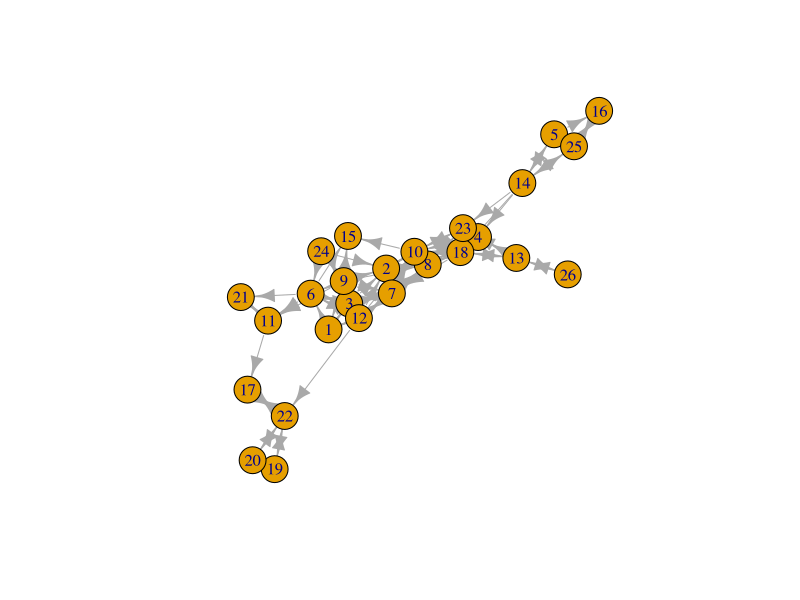
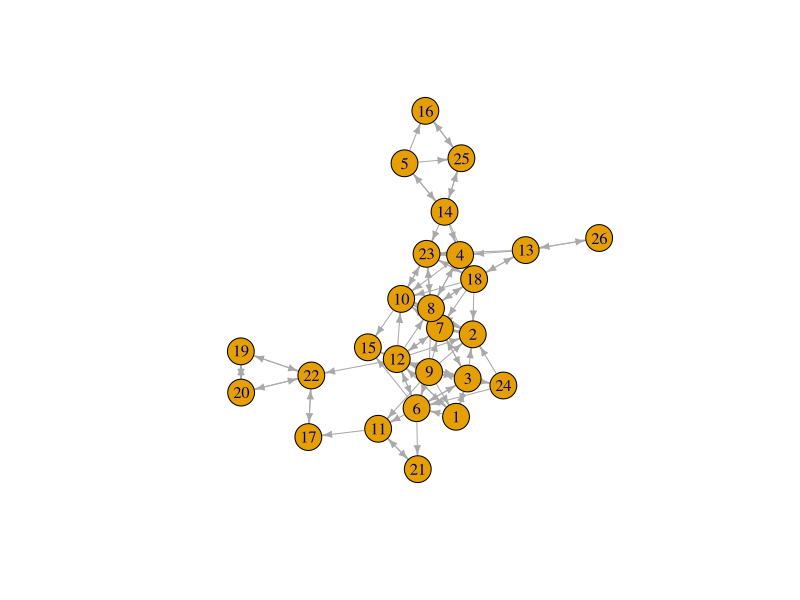

R code for these plots, in order:
## ---- chunk 1
library(haven)
library(tidyverse)
library(igraph)
library(lme4)
library(spdep)
library(spatialreg)
## ---- chunk 2
PupilsWaveV <- read_dta(file = "PupilsWaveV.dta")
## ---- chunk 3
PupilsWaveV$acthomew <- 5-PupilsWaveV$acthomew
PupilsWaveV$sex <- PupilsWaveV$sex-1
PupilsWaveV$sex <- 1-PupilsWaveV$sex
PupilsWaveV$acthomew[PupilsWaveV$acthomew == 9] <- NA
## ---- chunk 4
olsreg <- lm(acthomew ~ sex + age, data=PupilsWaveV)
summary(olsreg)
## ---- chunk 5
ml <- lmer(acthomew ~ sex + age + (1 | schoolnr), PupilsWaveV)
summary(ml)
## ---- chunk 6
class12b <- PupilsWaveV %>% 
  filter(schoolnr == "12b")  # keep only one class
## ---- chunk 7
friendsadjlist <- class12b %>%
  select(namenr, friend1:friend12)
class(friendsadjlist)
## ---- chunk 8
friendsedgelist <- class12b %>% 
  select(namenr, friend1:friend12) %>%   # select only the " best friends"  network
  pivot_longer(c(friend1:friend12)) %>% 
  filter(!is.na(value)) %>% # drop the missings
  rename(from ="namenr", to = "value", sourcevar= "name") %>% #just nice for interpretation
  relocate(to, .after=from) #move around the columns
## ---- chunk 9
friendsnodelist <- class12b %>% 
  select(namenr,sex,age,acthomew) %>% 
  rename(name = "namenr")
## ---- chunk 10
friendsgraph <- graph_from_data_frame(friendsedgelist, vertices = friendsnodelist)
class(friendsgraph)
## ---- chunk 11
plot(friendsgraph)
layout <- layout_with_kk(friendsgraph)
plot(friendsgraph, layout = layout, edge.arrow.size = .5)
## ---- chunk 12
friendsadjmatrix <- as_adjacency_matrix(friendsgraph, sparse = FALSE)
class(friendsadjmatrix)
## ---- chunk 13
friends <- mat2listw(friendsadjmatrix, row.names = NULL, zero.policy =TRUE, style="W")
class(friends)
## ---- chunk 14
moran.test(class12b$acthomew, friends, zero.policy = TRUE)
## ---- chunk 15
olsregnew <- lm(acthomew ~ sex + age, data=friendsnodelist)
summary(olsregnew)
lm.RStests(olsregnew, friends, test=c("LMlag", "LMerr"), zero.policy = TRUE)
## ---- chunk 16
slm <- lagsarlm(acthomew ~ sex + age, data = friendsnodelist, friends, zero.policy = TRUE, Durbin=FALSE)
summary(slm)
## ---- chunk 17
set.seed(123456)
im<-impacts(slm, listw=friends, zstats=TRUE, R=200)
sums<-summary(im,  zstats=T)
data.frame(sums$res)
data.frame(sums$pzmat)
## ---- chunk 18
sem <- errorsarlm(acthomew ~ sex + age, data = friendsnodelist, friends, zero.policy = TRUE, Durbin=FALSE)
summary(sem)
## ---- chunk 19
sac <- sacsarlm(acthomew ~ sex + age, data = friendsnodelist, friends, zero.policy = TRUE, Durbin=FALSE)
summary(sac)
## ---- chunk 20
sdm <- lagsarlm(acthomew ~ sex + age, data = friendsnodelist, friends, zero.policy = TRUE, Durbin=TRUE)
summary(sdm)
## ---- chunk 21
sdem <- errorsarlm(acthomew ~ sex + age, data = friendsnodelist, friends, zero.policy = TRUE, Durbin=TRUE)
summary(sdem)
## ---- chunk 22
gnm <- sacsarlm(acthomew ~ sex + age, data = friendsnodelist, friends, zero.policy = TRUE, Durbin=TRUE)
summary(gnm)
